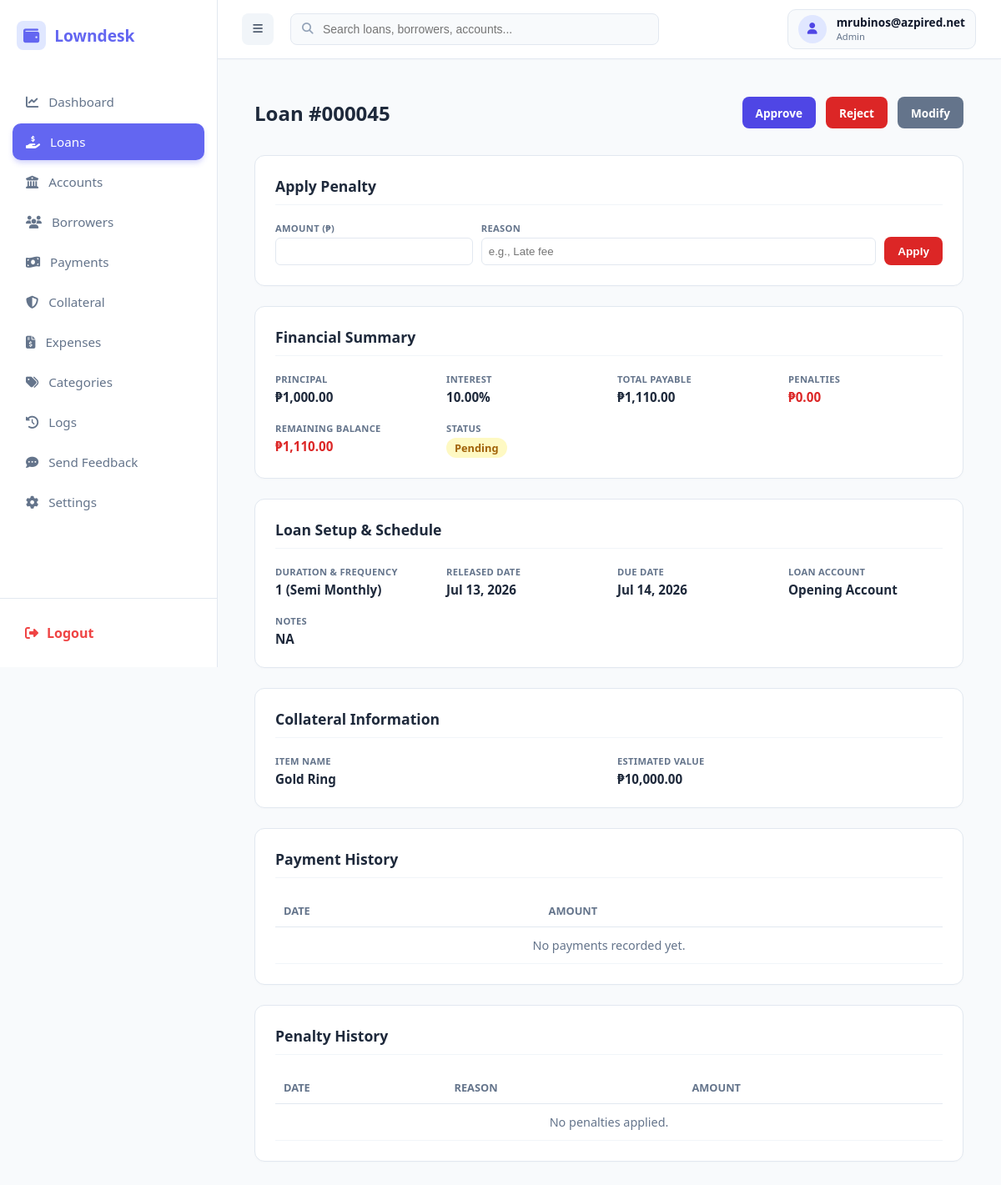
Before: /public/index.php?url=loan/details&id=45 (signed in) with the older database file.
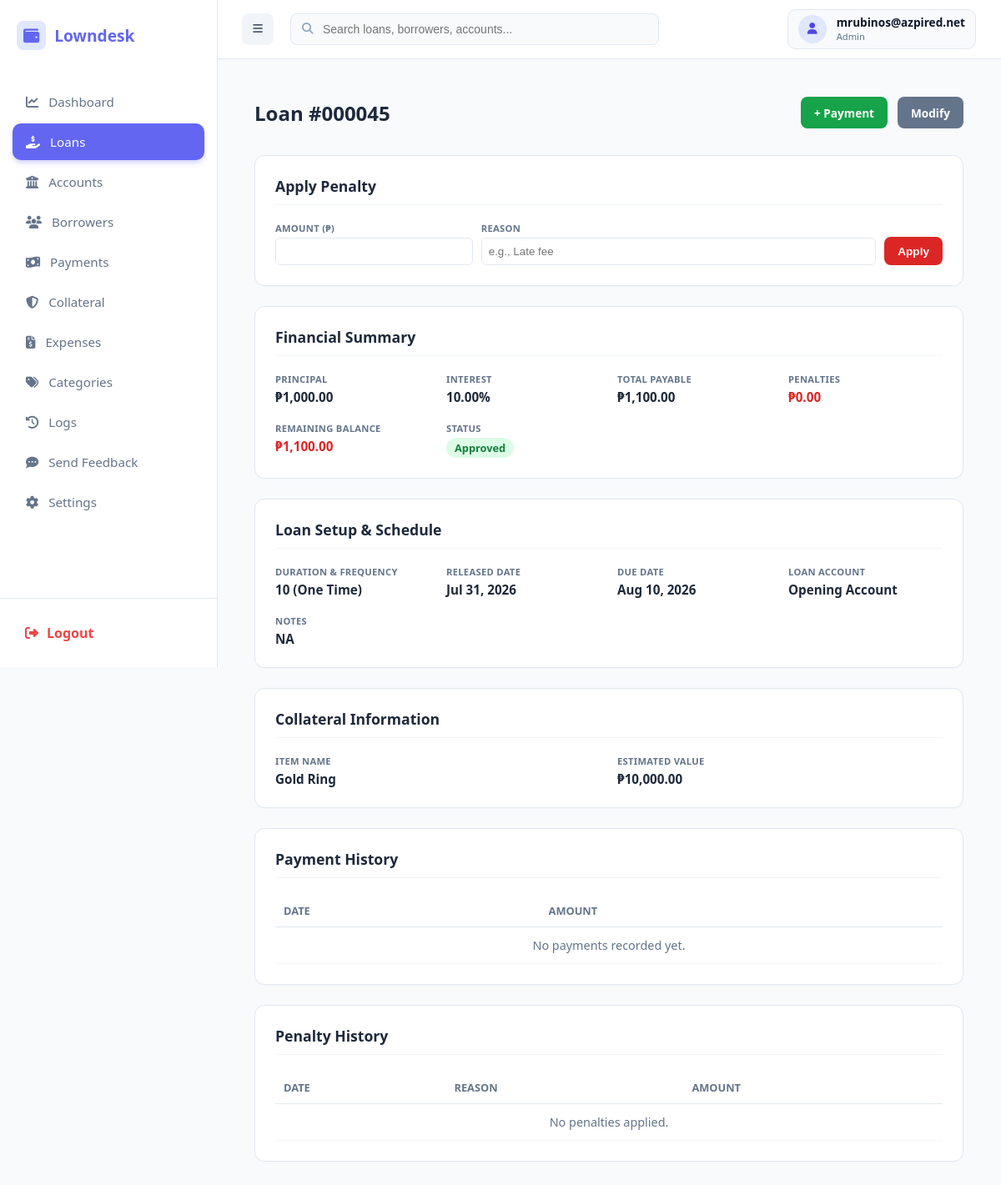
After: the same page with the newer database file.
### tables this page shows
CREATE TABLE `loans` (
  `id` int(11) NOT NULL,
  `company_id` int(11) NOT NULL,
  `account_id` int(11) DEFAULT NULL,
  `borrower_id` int(11) NOT NULL,
  `amount` decimal(12,2) NOT NULL,
  `interest_rate` decimal(5,2) NOT NULL,
  `total_payable` decimal(12,2) NOT NULL,
  `status` varchar(30) DEFAULT 'pending',
  `released_date` date DEFAULT NULL,
  `due_date` date NOT NULL,
  `created_at` timestamp NOT NULL DEFAULT current_timestamp(),
  `term_months` int(11) DEFAULT NULL,
  `notes` text DEFAULT NULL,
  `term_type` varchar(20) DEFAULT 'month',
  `fee` decimal(15,2) DEFAULT 0.00,
  `category_id` int(11) DEFAULT NULL,
  `loan_type` varchar(255) NOT NULL
);

CREATE TABLE `accounts` (
  `id` int(11) NOT NULL,
  `company_id` int(11) NOT NULL,
  `name` varchar(50) NOT NULL,
  `current_balance` decimal(15,2) DEFAULT 0.00
);

CREATE TABLE `loan_collaterals` (
  `id` int(11) NOT NULL,
  `company_id` int(11) NOT NULL,
  `loan_id` int(11) NOT NULL,
  `item_name` varchar(255) NOT NULL,
  `description` text DEFAULT NULL,
  `estimated_value` decimal(15,2) DEFAULT NULL,
  `file_path` varchar(255) DEFAULT NULL,
  `created_at` timestamp NOT NULL DEFAULT current_timestamp()
);

### app/controllers/LoanController.php (called while the page is built, shortened)
<?php
require_once __DIR__ . '/../models/Payment.php';
class LoanController {
   public function details() {
    $id = $_GET['id'];
    $loanModel = new Loan();
    $db = $loanModel->getDb();
    $stmt = $db->prepare("
        SELECT l.*, b.first_name, b.last_name, b.phone, b.address, a.name as account_name,
               l.term_months, l.term_type
        FROM loans l
        LEFT JOIN borrowers b ON l.borrower_id = b.id
        LEFT JOIN accounts a ON l.account_id = a.id
        WHERE l.id = ?
    ");
    $stmt->execute([$id]);
    $loan = $stmt->fetch(PDO::FETCH_ASSOC);
    $stmtColl = $db->prepare("SELECT * FROM loan_collaterals WHERE loan_id = ?");
    $stmtColl->execute([$id]);
    $collateral = $stmtColl->fetch(PDO::FETCH_ASSOC);
    $paymentModel = new Payment();
    $payments = $paymentModel->getByLoanId($id);
    $totalPaid = $paymentModel->getTotalPaidByLoanId($id);
    $stmtPen = $db->prepare("SELECT * FROM penalties WHERE loan_id = ? ORDER BY date_applied DESC");
    $stmtPen->execute([$id]);
    $penalties = $stmtPen->fetchAll(PDO::FETCH_ASSOC);
    $totalPenalties = 0;
    $remainingBalance = ($loan['total_payable'] ?? 0) - $totalPaid + $totalPenalties;
    require_once __DIR__ . '/../views/admin/loans/details.php';
}
}

### public/index.php (called while the page is built, shortened)
<?php
require_once __DIR__ . "/../app/core/Database.php";
require_once __DIR__ . "/../app/core/Model.php";
$init = new App();

### app/core/Database.php (called while the page is built)
<?php
class Database {
    private static $host = "localhost";
    private static $port = "3306";
    private static $db   = "loan_saas_db";
    private static $user = "root";
    private static $pass = "";
    public static function getConnection() {
        try {
            $conn = new PDO(
                "mysql:host=" . self::$host . ";port=" . self::$port . ";dbname=" . self::$db,
                self::$user,
                self::$pass
            );
            $conn->setAttribute(PDO::ATTR_ERRMODE, PDO::ERRMODE_EXCEPTION);
            $conn->setAttribute(PDO::ATTR_DEFAULT_FETCH_MODE, PDO::FETCH_ASSOC);
            return $conn;
        } catch (Exception $e) {
            die("Database connection failed: " . $e->getMessage());
        }
    }
}

### app/core/Model.php (called while the page is built, shortened)
<?php
require_once __DIR__ . "/Database.php";
class Model {
    public function __construct() {
        $this->conn = Database::getConnection();
    }
}

### app/models/Payment.php (called while the page is built, shortened)
<?php
require_once __DIR__ . '/../core/Model.php';
class Payment extends Model {
    public function getTotalPaidByLoanId($loan_id) {
        $stmt = $this->conn->prepare("SELECT SUM(amount) as total FROM payments WHERE loan_id = ?");
        $stmt->execute([$loan_id]);
        $result = $stmt->fetch(PDO::FETCH_ASSOC);
        return $result['total'] ?? 0;
    }
}

### app/views/admin/loans/details.php (the view, shortened to what the rows shown need)
<?php require_once dirname(__DIR__, 2) . '/layouts/header.php'; ?>
<div class="loan-container">
    <div class="header-actions">
        <h1 class="page-title">Loan #<?= str_pad($loan['id'], 6, '0', STR_PAD_LEFT) ?></h1>
        <div style="display: flex; gap: 0.75rem;">
            <?php if ($loan['status'] === 'Pending'): ?>
                <a href="/loansaas/public/index.php?url=loan/approve&id=<?= $loan['id'] ?>" class="btn" style="background:var(--primary); color:white;">Approve</a>
                <a href="/loansaas/public/index.php?url=loan/reject&id=<?= $loan['id'] ?>" class="btn" style="background:var(--danger); color:white;">Reject</a>
            <?php endif; ?>
            <?php if ($loan['status'] !== 'Pending'): ?>
                <a href="/loansaas/public/index.php?url=payment/create&loan_id=<?= $loan['id'] ?>" class="btn" style="background:var(--success); color:white;">+ Payment</a>
            <?php endif; ?>
            <?php if (isset($_SESSION['user']['role']) && $_SESSION['user']['role'] === 'admin'): ?>
                <a href="/loansaas/public/index.php?url=loan/edit&id=<?= $loan['id'] ?>" class="btn" style="background:#64748b; color:white;">Modify</a>
            <?php endif; ?>
        </div>
    </div>
    <div class="card">
        <div class="card-title">Apply Penalty</div>
        <form action="/loansaas/public/index.php?url=loan/apply_penalty" method="POST">
            <div style="display: grid; grid-template-columns: 1fr 2fr auto; gap: 10px; align-items: end;">
                <div class="info-item">
                    <label class="info-label">Amount (₱)</label>
                    <input type="number" name="amount" step="0.01" required style="padding: 8px; border: 1px solid #e2e8f0; border-radius: 6px;">
                </div>
                <div class="info-item">
                    <label class="info-label">Reason</label>
                    <input type="text" name="reason" placeholder="e.g., Late fee" required style="padding: 8px; border: 1px solid #e2e8f0; border-radius: 6px;">
                </div>
                <button type="submit" class="btn" style="background:var(--danger); color:white;">Apply</button>
            </div>
        </form>
    </div>
    <div class="card">
        <div class="card-title">Financial Summary</div>
        <div class="info-grid">
            <div class="info-item">
                <span class="info-label">Principal</span>
                <span class="info-value">₱<?= number_format($loan['amount'], 2) ?></span>
            </div>
            <div class="info-item">
                <span class="info-label">Interest</span>
                <span class="info-value"><?= number_format($loan['interest_rate'], 2) ?>%</span>
            </div>
            <div class="info-item">
                <span class="info-label">Total Payable</span>
                <span class="info-value">₱<?= number_format($loan['total_payable'], 2) ?></span>
            </div>
            <div class="info-item">
                <span class="info-label">Penalties</span>
                <span class="info-value" style="color:var(--danger)">₱<?= number_format($totalPenalties, 2) ?></span>
            </div>
            <div class="info-item">
                <span class="info-label">Remaining Balance</span>
                <span class="info-value" style="color:var(--danger)">₱<?= number_format($remainingBalance, 2) ?></span>
            </div>
            <div class="info-item">
                <span class="info-label">Status</span>
                <span class="info-value">
                    <span class="status-badge status-<?= strtolower($loan['status']) ?>">
                        <?= htmlspecialchars($loan['status']) ?>
                    </span>
                </span>
            </div>
        </div>
    </div>
    <div class="card">
        <div class="card-title">Loan Setup & Schedule</div>
        <div class="info-grid">
            <div class="info-item">
                <span class="info-label">Duration & Frequency</span>
                <span class="info-value">
                    <?= htmlspecialchars($loan['term_months'] ?? 1) ?>
                    (<?= ucwords(str_replace('_', ' ', $loan['term_type'] ?? 'one_time')) ?>)
                </span>
            </div>
            <div class="info-item">
                <span class="info-label">Released Date</span>
                <span class="info-value"><?= !empty($loan['released_date']) ? date('M d, Y', strtotime($loan['released_date'])) : 'N/A' ?></span>
            </div>
            <div class="info-item">
                <span class="info-label">Due Date</span>
                <span class="info-value"><?= !empty($loan['due_date']) ? date('M d, Y', strtotime($loan['due_date'])) : 'N/A' ?></span>
            </div>
            <div class="info-item">
                <span class="info-label">Loan Account</span>
                <span class="info-value"><?= htmlspecialchars($loan['account_name'] ?? 'N/A') ?></span>
            </div>
            <div class="info-item" style="grid-column: span 2;">
                <span class="info-label">Notes</span>
                <span class="info-value"><?= !empty($loan['notes']) ? htmlspecialchars($loan['notes']) : 'No additional notes provided.' ?></span>
            </div>
        </div>
    </div>
    <div class="card">
        <div class="card-title">Collateral Information</div>
        <div class="info-grid">
            <div class="info-item">
                <span class="info-label">Item Name</span>
                <span class="info-value"><?= !empty($collateral['item_name']) ? htmlspecialchars($collateral['item_name']) : 'None' ?></span>
            </div>
            <div class="info-item">
                <span class="info-label">Estimated Value</span>
                <span class="info-value">
                    <?= !empty($collateral['estimated_value']) ? '₱' . number_format($collateral['estimated_value'], 2) : 'N/A' ?>
                </span>
            </div>
        </div>
    </div>
    <div class="card">
        <div class="card-title">Payment History</div>
        <table class="data-table">
            <thead>
                <tr>
                    <th>Date</th>
                    <th>Amount</th>
                </tr>
            </thead>
            <tbody>
                <?php if (!empty($payments)): ?>
                    <?php foreach ($payments as $p): ?>
                        <tr>
                            <td data-label="Date"><?= date('M d, Y', strtotime($p['payment_date'])) ?></td>
                            <td data-label="Amount" style="color:var(--success); font-weight:600;">₱<?= number_format($p['amount'], 2) ?></td>
                        </tr>
                    <?php endforeach; ?>
                <?php else: ?>
                    <tr>
                        <td colspan="2" style="text-align: center; color: var(--text-muted);">No payments recorded yet.</td>
                    </tr>
                <?php endif; ?>
            </tbody>
        </table>
    </div>
    <div class="card">
        <div class="card-title">Penalty History</div>
        <table class="data-table">
            <thead>
                <tr>
                    <th>Date</th>
                    <th>Reason</th>
                    <th>Amount</th>
                </tr>
            </thead>
            <tbody>
                <?php if (!empty($penalties)): ?>
                    <?php foreach ($penalties as $p): ?>
                        <tr>
                            <td data-label="Date"><?= date('M d, Y', strtotime($p['date_applied'])) ?></td>
                            <td data-label="Reason"><?= htmlspecialchars($p['reason']) ?></td>
                            <td data-label="Amount" style="color:var(--danger); font-weight:600;">₱<?= number_format($p['amount'], 2) ?></td>
                        </tr>
                    <?php endforeach; ?>
                <?php else: ?>
                    <tr>
                        <td colspan="3" style="text-align: center; color: var(--text-muted);">No penalties applied.</td>
                    </tr>
                <?php endif; ?>
            </tbody>
        </table>
    </div>
</div>
<?php require_once dirname(__DIR__, 2) . '/layouts/footer.php'; ?>

Changed rows visible on the page:
changed loans "NA": total_payable "1,110.00" → "1,100.00"; status "Pending" → "Approved"; term_months "1" → "10"; term_type "Semi Monthly" → "One Time"; released_date "Jul 13, 2026" → "Jul 31, 2026"; due_date "Jul 14, 2026" → "Aug 10, 2026"
Other visible differences:
$remainingBalance: "1,110.00" → "1,100.00"
text no longer shown: "Approve Reject"
text now shown: "+ Payment"
